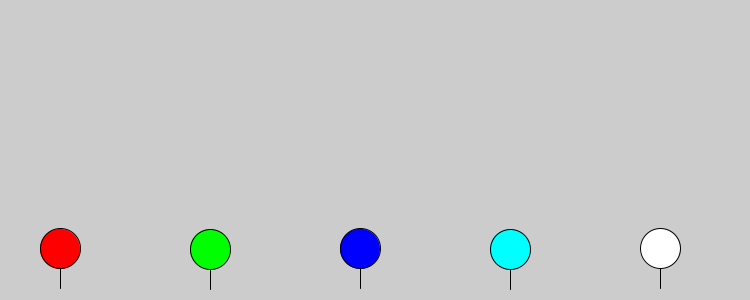
Frame 1 (no input)
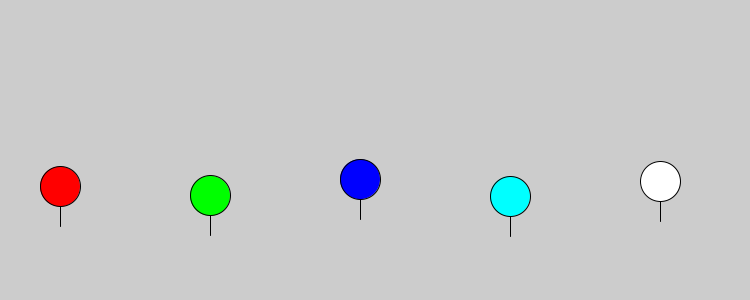
Frame 60 (the mouse pressed at the canvas centre just before this capture)
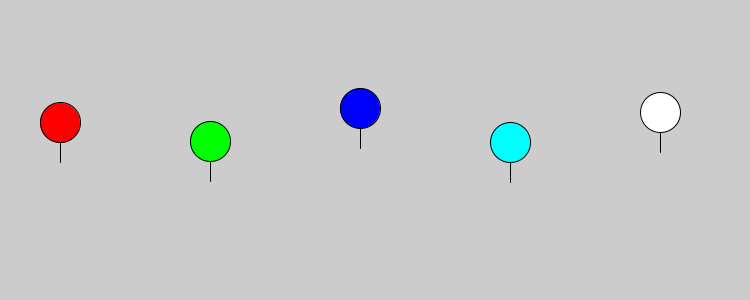
Frame 120 (the mouse held since frame 60 and released just before this capture)

The Processing sketch that drew these frames (run headless with seeded random() and noise(); from frame 60 on, the mouse is pressed at the canvas centre):

// Processing sketch: processing_170029
// ── processing_170029.pde

float speedR, speedG, speedB, speedT, speedW;

void setup() {  //runs once on start
  size(750, 300);
  speedR=random(.8,1.2);
  speedG=random(.8,1.2);
  speedB=random(.8,1.2);
  speedT=random(.8,1.2);
  speedW=random(.8,1.2);
} 

void draw() {  //Loop Continuously
  background(#CCCCCC);
  drawBalloon(#FF0000,50,speedR);
  drawBalloon(#00FF00,200,speedG);
  drawBalloon(#0000FF,350,speedB);
  drawBalloon(#00FFFF,500,speedT);
  drawBalloon(#FFFFFF,650,speedW);
}

void drawBalloon(color c, int xStart, float speed){  //runs when called
  resetMatrix();
  translate(xStart, frameCount*-speed);  
  fill(c);
  ellipse (10, 250, 40, 40);
  line(10, 270, 10, 290);
 
  }
  
